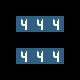

The image is a tile-based game level rendered from a .tmx file. Its description and complete source (layers, tilesets, objects, tile grids) follow:
An orthogonal 5x5 tile map with 16x16 px tiles, 1 tile layer (set).

<map version="1.8" tiledversion="1.8.2" orientation="orthogonal" renderorder="right-down" width="5" height="5" tilewidth="16" tileheight="16" infinite="0" nextlayerid="6" nextobjectid="1">
 <tileset firstgid="1" source="../spr_test_tileset.tsx" />
 <layer id="1" name="set" width="5" height="5">
  <data encoding="csv">
0,0,0,0,0,
0,5,5,5,0,
0,0,0,0,0,
0,5,5,5,0,
0,0,0,0,0
</data>
 </layer>
</map>
